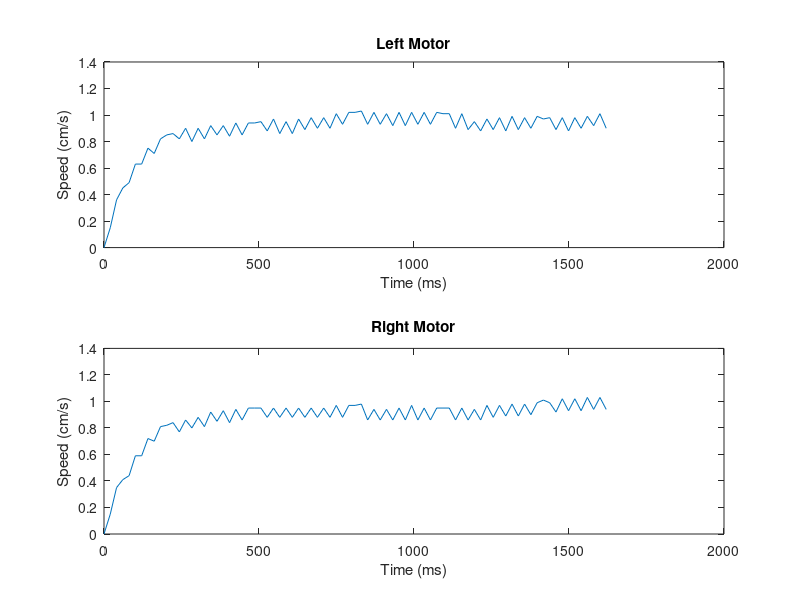

This chart was generated by the following MATLAB code: (Note: this script raises an error after producing the figure.)
load('data/motorCalibration.mat')
t = linspace(0,81*20, 81);
leftM = A(:, 1);
rightM = A(:, 2);

subplot(2,1,1)
plot(t, leftM);
title('Left Motor')
xlabel('Time (ms)')
ylabel('Speed (cm/s)')

subplot(2,1,2)
plot(t, rightM);
title('Right Motor')
xlabel('Time (ms)')
ylabel('Speed (cm/s)')


leftmotorFit(t, leftM');
rightmotorFit(t, rightM')



function [fitresult, gof] = leftmotorFit(t, wheel)

[xData, yData] = prepareCurveData( t, wheel );

% Set up fittype and options.
ft = fittype( 'exp2' );
opts = fitoptions( 'Method', 'NonlinearLeastSquares' );
opts.Display = 'Off';
opts.StartPoint = [1.38459033484506 -0.000226093526123982 -0.986964610236507 -0.00215883214747229];

% Fit model to data.
[fitresult, gof] = fit( xData, yData, ft, opts );

% Plot fit with data.
figure();
h = plot( fitresult, xData, yData );
title("Left Motor Speeds")
legend( h, 'Measured', 'Fit', 'Location', 'NorthEast', 'Interpreter', 'none' );
% Label axes
xlabel('Time (ms)')
ylabel('Speed (cm/s)')
grid on
end

function [fitresult, gof] = rightmotorFit(t, wheel)

[xData, yData] = prepareCurveData( t, wheel );

% Set up fittype and options.
ft = fittype( 'exp2' );
opts = fitoptions( 'Method', 'NonlinearLeastSquares' );
opts.Display = 'Off';
opts.StartPoint = [1.38459033484506 -0.000226093526123982 -0.986964610236507 -0.00215883214747229];

% Fit model to data.
[fitresult, gof] = fit( xData, yData, ft, opts );

% Plot fit with data.
figure();
h = plot( fitresult, xData, yData );
title("Right Motor Speeds")
legend( h, 'Measured', 'Fit', 'Location', 'NorthEast', 'Interpreter', 'none' );
% Label axes
xlabel('Time (ms)')
ylabel('Speed (cm/s)')
grid on
end
